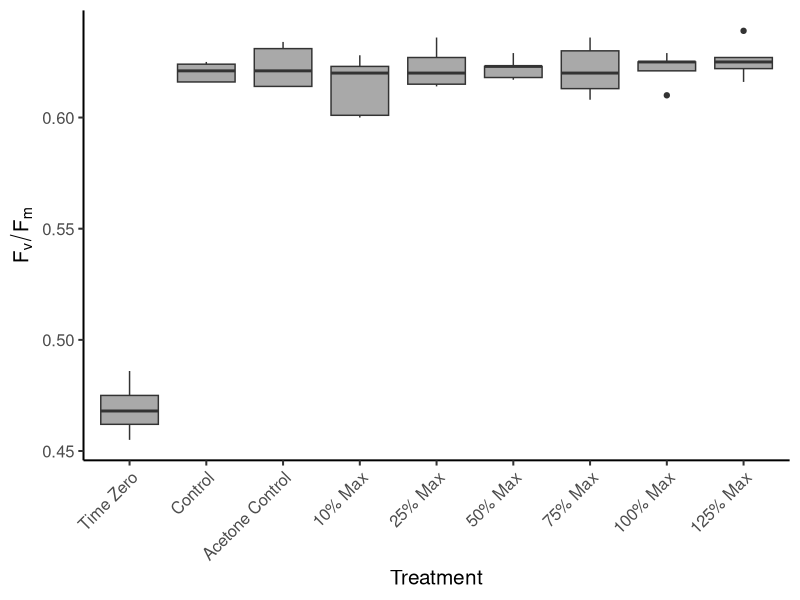

R code for this plot: (Note: this script raises an error after producing the figure.)
#2024-05-28
#CDS
#PAM data from Carbamazepine Bioassay 1 (2024/05/22-25)

library(tidyverse)
library(dplyr)
library(lubridate)
library(readxl)
library(ggplot2)
library(car)
library(rstatix)
library(ggpubr)
library(broom)

#import data:

Carb_B1_PAM = read_excel("Carbamazepine/Data/PAM_C.xlsx", sheet = 1)

summary(Carb_B1_PAM)
glimpse(Carb_B1_PAM)

#################### Boxplot to visualize

Carb_B1_PAM$Treatment <- factor(Carb_B1_PAM$Treatment,
                                levels = c("T0", "Control", "Acetone", "ten", "twentyfive", "fifty", "seventyfive", "hundred", "hundredtwentyfive"),
                                labels = c("Time Zero", "Control", "Acetone Control", "10% Max", "25% Max", "50% Max", "75% Max", "100% Max", "125% Max"))

B1_PAM_boxplot = ggplot() +
  geom_boxplot(aes(x = Treatment, 
                   y = FvFm),
               fill = "darkgrey",
               data = Carb_B1_PAM) +
  xlab("Treatment") +
  ylab(expression(F[v]/F[m])) +
  theme_classic(base_size = 15) +
  theme(axis.text.x = element_text(angle = 45, hjust = 1))
ggsave(B1_PAM_boxplot, filename = "Carbamazepine/Figures/B1_PAM_boxplot.png",
       device = "png", height = 7, width = 11)

#################### ANOVA

#### One-way ANOVA, parametric

B1.aov = aov(FvFm ~ Treatment, data = Carb_B1_PAM)

summary(B1.aov)


REGW = REGW.test(y = B1.aov, "Treatment", alpha = 0.05, group = FALSE, main = NULL, console = FALSE)
#to get groups of treatments, use group = TRUE, for comparisons and p-values of all treatments use group = FALSE
print(REGW)
#10% max > Time Zero
#100% max > Time Zero
#125% max > Time Zero
#25% max > Time Zero
#50% max > Time Zero
#75% max > Time Zero
#Acetone Control > Time Zero
#Control > Time Zero
